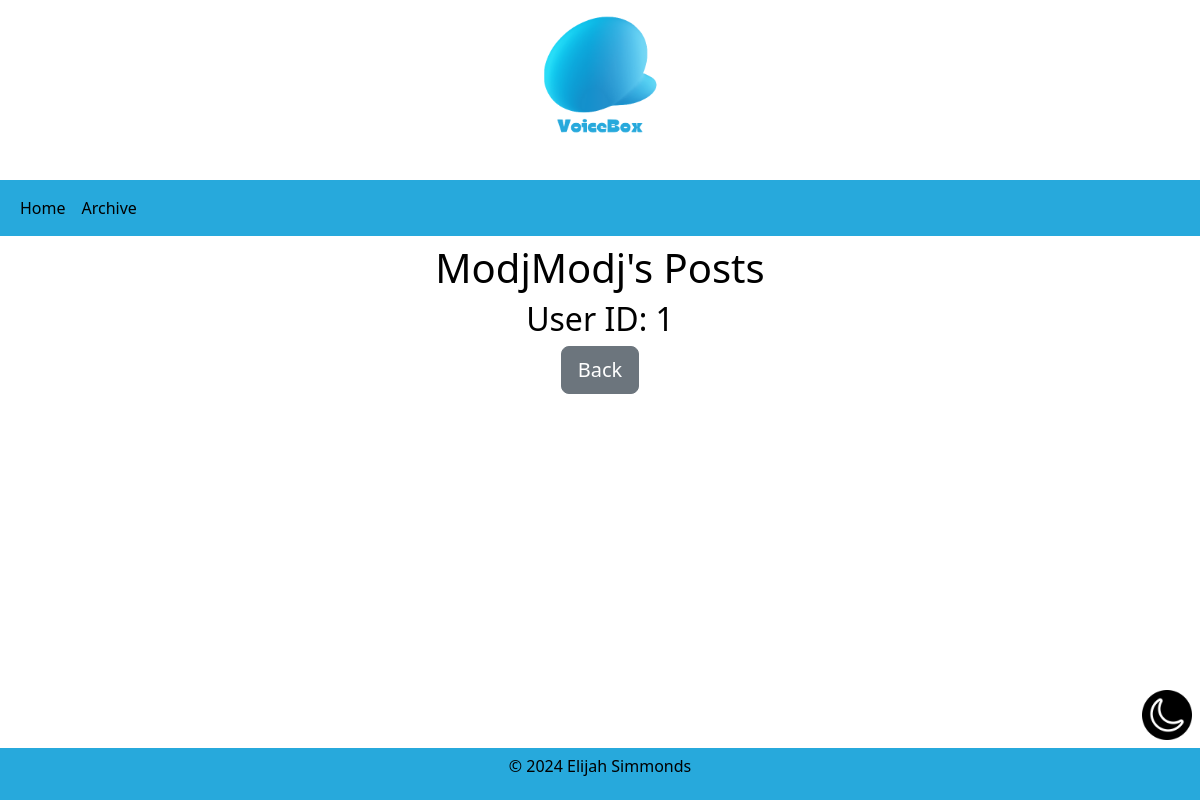
The page /user/ModjModj (signed in) on the database as committed earlier.
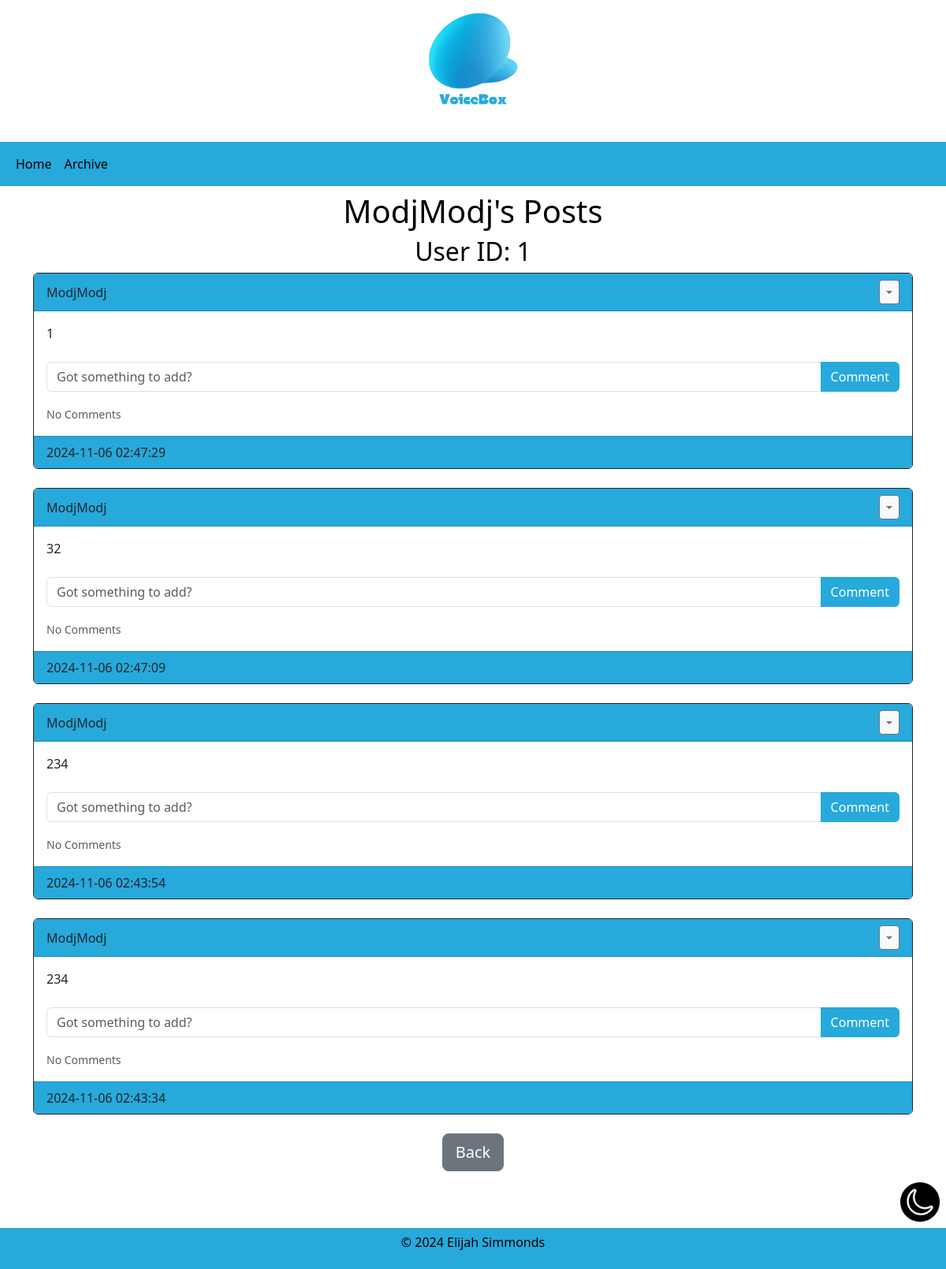
The same page on the database as committed later.
### tables.py (models this page shows)
class User(db.Model, UserMixin):
    id = db.Column(db.Integer, primary_key=True)
    email = db.Column(db.String(150), unique=True)
    username = db.Column(db.String(150), unique=True)
    password = db.Column(db.String(150))
    date_created = db.Column(db.DateTime(timezone=True), default=func.now())
    posts = db.relationship('Post', backref='user', passive_deletes=True)
    comments = db.relationship('Comment', backref='user', passive_deletes=True)

class Post(db.Model):
    id = db.Column(db.Integer, primary_key=True)
    text = db.Column(db.Text, nullable=False)
    date_created = db.Column(db.DateTime(timezone=True), default=func.now())
    author = db.Column(db.Integer, db.ForeignKey('user.id', ondelete="CASCADE"), nullable=False)
    comments = db.relationship('Comment', backref='post', passive_deletes=True)

### views.py (the view)
@views.route("/user/<username>")
@login_required
def posts(username):
    user = User.query.filter_by(username = username).first()
    if not user:
        flash("No user with that username")
        return redirect(url_for("views.archive"))
    post = Post.query.filter_by(author=user.id).order_by(Post.date_created.desc()).all()
    return render_template("user_profile.html", user=current_user, posts=post, username = username)

### __init__.py (called while the page is built)
def create_app():
    app = Flask(__name__)
    app.config["SECRET_KEY"] = "HawkI"
    app.config["SQLALCHEMY_DATABASE_URI"] = f'sqlite:///{DB_NAME}'
    db.init_app(app)
    from views import views
    from auth import auth
    app.register_blueprint(views, url_prefix="/")
    app.register_blueprint(auth, url_prefix="/")
    from tables import User, Post, Comment
    with app.app_context():
        db.create_all()
    login_manager = LoginManager()
    login_manager.login_view = "auth.login"
    login_manager.init_app(app)
    @login_manager.user_loader
    def load_user(id):
        return User.query.get(int(id))
    return app

### templates/user_profile.html (shortened to what this page needs)
{% extends "posts_div.html" %}
{% block header %}
<h1 align="center">{{username}}'s Posts</h1>
<h2 align="center">User ID: {{user.id}}</h2>
{% endblock %}
{% block footer %}
<div align="center">
    <a href = "/archive"><button type = "button" class="btn btn-secondary btn-lg">Back</button></a>
</div>
{% endblock %}

### templates/posts_div.html (shortened to what this page needs)
{% extends "layout.html" %}
{% block content %}
<h1 align="center">
{% block header %}{% endblock %}
</h1>
<div id="posts">
    {% for post in posts %}
    <div class="card border-dark">
            <div class="card-header d-flex justify-content-between align-items-center btn-custom">
                    <a href="/user/{{post.user.username}}" class="text-dark">{{post.user.username}}</a>
                    {%if user.id == post.author%}
                    <div class = "btn-group">
                            <button type= "button" class = "btn btn-sm btn-light btn-outline-secondary dropdown-toggle" data-toggle="dropdown"></button>
                    </div>
                    {%endif%}
            </div>
            <div class = "card-body">
                    <div class = "card-text">{{post.text}}</div>
                    <br>
                    <form class="input-group mb-3" method="POST" action="/create-comment/{{post.id}}">
                        <input type="text" name="text" id="text" class="form-control" placeholder="Got something to add?">
                        <button type = "submit" class="btn btn-custom">Comment</button>
                    </form>
                    <p class="card-text">
                    {%if post.comments|length > 0%}
                    <a data-toggle="collapse" href="#comments-{{post.id}}" role="button">
                        <small class="text-dark">View {{post.comments|length}} Comments</small>
                    </a>
                    {%else%}
                    <small class="text-muted">No Comments</small>
                    {%endif%}
                    </p>
            </div>
            <div class = "card-footer btn-custom text-dark">
                    {{post.date_created}}
            </div>
    </div>
    <br>
    {%endfor%}
</div>
{% block footer %}
{% endblock %}
{% endblock %}

### templates/layout.html (shortened to what this page needs)
<!DOCTYPE html>
<html lang="en">
<head>
    <link href="https://cdn.jsdelivr.net/npm/bootstrap@5.3.3/dist/css/bootstrap.min.css" rel="stylesheet"
>
</head>
<body>
    <img src="{{ url_for('static', filename='logo1.png')}}" alt="logo" id="homelogo">
    <nav class="navbar navbar-expand-lg navbar-custom">
        <div class="container-fluid">
        <div class="collapse navbar-collapse" id="navbar">
        <div class="navbar-nav center">
            <a class="nav-item nav-link" href="{{ url_for('views.home') }}">Home</a>
            <a class="nav-item nav-link" href="{{ url_for('views.archive') }}">Archive</a>
        </div>
        </div>
        </div>
    </nav>
    <div class="container">
        {% block content %}
        {% endblock %}
    </div>
    <button type="button" name="dark_light" title="Toggle dark/light mode" id="theme-toggle">
        <img src="{{ url_for('static', filename='night.png')}}" width="50" height="50" id = "dark">
    </button>
    <footer>
        <p>&copy; 2024 Elijah Simmonds</p>
    </footer>
</body>
</html>

### templates/layout.html (style rules this page uses)
#homelogo { display: block; margin-left: auto; margin-right: auto; width: 15%; }
.navbar-custom { background-color: #27a9dc; }
.center { text-align: center; }
.navbar-expand-lg { display: flex!important; justify-content: space-around; flex-basis: auto; }
#theme-toggle { background: none; color: inherit; border: none; padding: 0; font: inherit; cursor: pointer; outline: inherit; }
#dark { display: show; position: fixed; bottom: 60px; right: 8px; }
footer { text-align: center; padding: 6px 0; background-color: #27a9dc; position: fixed; width: 100%; bottom: 0; }
a:link { color: white; text-decoration: none; text-align: center; }
body { padding-bottom: 100px }
body.light-mode { background-color: white; color: black; }
body.light-mode a { color: black; }
.btn-custom.light-mode { color: white; background-color: #27a9dc; }

Rows that differ between the two databases and show on the page:
added Post: user.username "ModjModj", text "1", date_created "2024-11-06 02:47:29"
added Post: user.username "ModjModj", text "32", date_created "2024-11-06 02:47:09"
added Post: user.username "ModjModj", text "234", date_created "2024-11-06 02:43:54"
added Post: user.username "ModjModj", text "234", date_created "2024-11-06 02:43:34"
